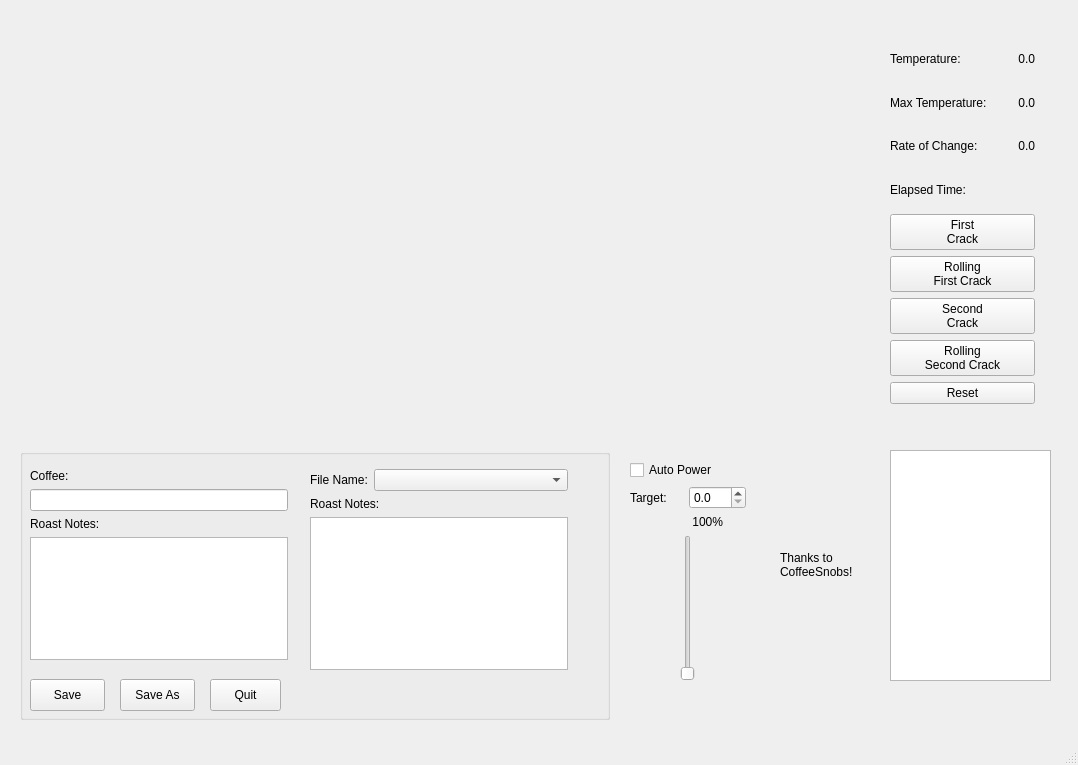
<?xml version="1.0" encoding="UTF-8"?>
<ui version="4.0">
 <class>MainWindow</class>
 <widget class="QMainWindow" name="MainWindow">
  <property name="geometry">
   <rect>
    <x>0</x>
    <y>0</y>
    <width>1078</width>
    <height>765</height>
   </rect>
  </property>
  <property name="windowTitle">
   <string>MainWindow</string>
  </property>
  <widget class="QWidget" name="centralwidget">
   <widget class="QWidget" name="layoutWidget">
    <property name="geometry">
     <rect>
      <x>890</x>
      <y>40</y>
      <width>145</width>
      <height>364</height>
     </rect>
    </property>
    <layout class="QVBoxLayout" name="verticalLayout">
     <item>
      <layout class="QHBoxLayout" name="horizontalLayout">
       <item>
        <widget class="QLabel" name="label_6">
         <property name="text">
          <string>Temperature:</string>
         </property>
        </widget>
       </item>
       <item>
        <widget class="QLabel" name="tCurrentTemperature_2">
         <property name="text">
          <string>0.0</string>
         </property>
         <property name="alignment">
          <set>Qt::AlignRight|Qt::AlignTrailing|Qt::AlignVCenter</set>
         </property>
        </widget>
       </item>
      </layout>
     </item>
     <item>
      <layout class="QHBoxLayout" name="horizontalLayout_2">
       <item>
        <widget class="QLabel" name="label_4">
         <property name="text">
          <string>Max Temperature:</string>
         </property>
        </widget>
       </item>
       <item>
        <widget class="QLabel" name="tMaxTemperature">
         <property name="text">
          <string>0.0</string>
         </property>
         <property name="alignment">
          <set>Qt::AlignRight|Qt::AlignTrailing|Qt::AlignVCenter</set>
         </property>
        </widget>
       </item>
      </layout>
     </item>
     <item>
      <layout class="QHBoxLayout" name="horizontalLayout_3">
       <item>
        <widget class="QLabel" name="label">
         <property name="text">
          <string>Rate of Change:</string>
         </property>
        </widget>
       </item>
       <item>
        <widget class="QLabel" name="tRateOfChange">
         <property name="text">
          <string>0.0</string>
         </property>
         <property name="alignment">
          <set>Qt::AlignRight|Qt::AlignTrailing|Qt::AlignVCenter</set>
         </property>
        </widget>
       </item>
      </layout>
     </item>
     <item>
      <widget class="QLabel" name="label_5">
       <property name="text">
        <string>Elapsed Time:</string>
       </property>
      </widget>
     </item>
     <item>
      <widget class="KPushButton" name="bFirstCrack">
       <property name="sizePolicy">
        <sizepolicy hsizetype="Minimum" vsizetype="Maximum">
         <horstretch>0</horstretch>
         <verstretch>1</verstretch>
        </sizepolicy>
       </property>
       <property name="text">
        <string>First
Crack</string>
       </property>
      </widget>
     </item>
     <item>
      <widget class="KPushButton" name="bRollingFirstCrack">
       <property name="sizePolicy">
        <sizepolicy hsizetype="Minimum" vsizetype="Maximum">
         <horstretch>0</horstretch>
         <verstretch>1</verstretch>
        </sizepolicy>
       </property>
       <property name="text">
        <string>Rolling
First Crack</string>
       </property>
      </widget>
     </item>
     <item>
      <widget class="KPushButton" name="bSecondCrack">
       <property name="sizePolicy">
        <sizepolicy hsizetype="Minimum" vsizetype="Maximum">
         <horstretch>0</horstretch>
         <verstretch>1</verstretch>
        </sizepolicy>
       </property>
       <property name="text">
        <string>Second
Crack</string>
       </property>
      </widget>
     </item>
     <item>
      <widget class="KPushButton" name="bRollingSecondCrack">
       <property name="sizePolicy">
        <sizepolicy hsizetype="Minimum" vsizetype="Maximum">
         <horstretch>0</horstretch>
         <verstretch>1</verstretch>
        </sizepolicy>
       </property>
       <property name="text">
        <string>Rolling
Second Crack</string>
       </property>
      </widget>
     </item>
     <item>
      <widget class="KPushButton" name="bReset">
       <property name="text">
        <string>Reset</string>
       </property>
      </widget>
     </item>
    </layout>
   </widget>
   <widget class="KPlotWidget" name="TemperaturePlot">
    <property name="geometry">
     <rect>
      <x>20</x>
      <y>10</y>
      <width>831</width>
      <height>411</height>
     </rect>
    </property>
    <property name="sizePolicy">
     <sizepolicy hsizetype="Maximum" vsizetype="Fixed">
      <horstretch>1</horstretch>
      <verstretch>3</verstretch>
     </sizepolicy>
    </property>
    <property name="minimumSize">
     <size>
      <width>600</width>
      <height>300</height>
     </size>
    </property>
    <property name="maximumSize">
     <size>
      <width>2000</width>
      <height>2000</height>
     </size>
    </property>
    <property name="sizeIncrement">
     <size>
      <width>1</width>
      <height>1</height>
     </size>
    </property>
    <property name="baseSize">
     <size>
      <width>0</width>
      <height>0</height>
     </size>
    </property>
    <property name="font">
     <font>
      <pointsize>12</pointsize>
     </font>
    </property>
    <property name="backgroundColor" stdset="0">
     <color>
      <red>0</red>
      <green>0</green>
      <blue>0</blue>
     </color>
    </property>
    <zorder>groupBox</zorder>
   </widget>
   <widget class="QGroupBox" name="groupBox">
    <property name="geometry">
     <rect>
      <x>20</x>
      <y>449</y>
      <width>590</width>
      <height>271</height>
     </rect>
    </property>
    <property name="sizePolicy">
     <sizepolicy hsizetype="Preferred" vsizetype="Preferred">
      <horstretch>0</horstretch>
      <verstretch>0</verstretch>
     </sizepolicy>
    </property>
    <property name="minimumSize">
     <size>
      <width>590</width>
      <height>270</height>
     </size>
    </property>
    <property name="maximumSize">
     <size>
      <width>931</width>
      <height>300</height>
     </size>
    </property>
    <property name="title">
     <string/>
    </property>
    <property name="flat">
     <bool>true</bool>
    </property>
    <widget class="KPushButton" name="bSave">
     <property name="geometry">
      <rect>
       <x>10</x>
       <y>230</y>
       <width>75</width>
       <height>32</height>
      </rect>
     </property>
     <property name="sizePolicy">
      <sizepolicy hsizetype="Fixed" vsizetype="Fixed">
       <horstretch>0</horstretch>
       <verstretch>0</verstretch>
      </sizepolicy>
     </property>
     <property name="text">
      <string>Save</string>
     </property>
    </widget>
    <widget class="KPushButton" name="bSaveAs">
     <property name="geometry">
      <rect>
       <x>100</x>
       <y>230</y>
       <width>75</width>
       <height>32</height>
      </rect>
     </property>
     <property name="sizePolicy">
      <sizepolicy hsizetype="Fixed" vsizetype="Fixed">
       <horstretch>0</horstretch>
       <verstretch>0</verstretch>
      </sizepolicy>
     </property>
     <property name="text">
      <string>Save As</string>
     </property>
    </widget>
    <widget class="KPushButton" name="bQuit">
     <property name="geometry">
      <rect>
       <x>190</x>
       <y>230</y>
       <width>71</width>
       <height>32</height>
      </rect>
     </property>
     <property name="text">
      <string>Quit</string>
     </property>
    </widget>
    <widget class="QWidget" name="">
     <property name="geometry">
      <rect>
       <x>290</x>
       <y>20</y>
       <width>258</width>
       <height>201</height>
      </rect>
     </property>
     <layout class="QVBoxLayout" name="verticalLayout_3">
      <item>
       <layout class="QHBoxLayout" name="horizontalLayout_4">
        <item>
         <widget class="QLabel" name="label_2">
          <property name="enabled">
           <bool>true</bool>
          </property>
          <property name="sizePolicy">
           <sizepolicy hsizetype="Maximum" vsizetype="Preferred">
            <horstretch>0</horstretch>
            <verstretch>0</verstretch>
           </sizepolicy>
          </property>
          <property name="font">
           <font>
            <kerning>true</kerning>
           </font>
          </property>
          <property name="text">
           <string>File Name:</string>
          </property>
         </widget>
        </item>
        <item>
         <widget class="QComboBox" name="comboBox"/>
        </item>
       </layout>
      </item>
      <item>
       <widget class="QLabel" name="label_10">
        <property name="text">
         <string>Roast Notes:</string>
        </property>
       </widget>
      </item>
      <item>
       <widget class="QTextEdit" name="notes_2"/>
      </item>
     </layout>
    </widget>
    <widget class="QWidget" name="">
     <property name="geometry">
      <rect>
       <x>10</x>
       <y>20</y>
       <width>258</width>
       <height>191</height>
      </rect>
     </property>
     <layout class="QVBoxLayout" name="verticalLayout_4">
      <item>
       <widget class="QLabel" name="label_8">
        <property name="text">
         <string>Coffee:</string>
        </property>
       </widget>
      </item>
      <item>
       <widget class="QLineEdit" name="coffee"/>
      </item>
      <item>
       <widget class="QLabel" name="label_9">
        <property name="text">
         <string>Roast Notes:</string>
        </property>
       </widget>
      </item>
      <item>
       <widget class="QTextEdit" name="notes"/>
      </item>
     </layout>
    </widget>
    <zorder>label_10</zorder>
    <zorder>bSave</zorder>
    <zorder>bSaveAs</zorder>
    <zorder>bQuit</zorder>
    <zorder>coffee</zorder>
    <zorder>label_8</zorder>
    <zorder>notes_2</zorder>
    <zorder>label_9</zorder>
    <zorder>notes</zorder>
   </widget>
   <widget class="QLabel" name="CSLogo">
    <property name="geometry">
     <rect>
      <x>780</x>
      <y>430</y>
      <width>86</width>
      <height>270</height>
     </rect>
    </property>
    <property name="maximumSize">
     <size>
      <width>171</width>
      <height>16777215</height>
     </size>
    </property>
    <property name="text">
     <string>Thanks to
CoffeeSnobs!</string>
    </property>
   </widget>
   <widget class="KTextBrowser" name="tMessages">
    <property name="geometry">
     <rect>
      <x>890</x>
      <y>450</y>
      <width>161</width>
      <height>231</height>
     </rect>
    </property>
   </widget>
   <widget class="QWidget" name="">
    <property name="geometry">
     <rect>
      <x>630</x>
      <y>460</y>
      <width>116</width>
      <height>221</height>
     </rect>
    </property>
    <layout class="QVBoxLayout" name="verticalLayout_2">
     <item>
      <widget class="QCheckBox" name="cAutoPower">
       <property name="text">
        <string>Auto Power</string>
       </property>
      </widget>
     </item>
     <item>
      <layout class="QHBoxLayout" name="horizontalLayout_5">
       <item>
        <widget class="QLabel" name="label_7">
         <property name="text">
          <string>Target:</string>
         </property>
        </widget>
       </item>
       <item>
        <widget class="QDoubleSpinBox" name="vTarget">
         <property name="decimals">
          <number>1</number>
         </property>
         <property name="maximum">
          <double>400.000000000000000</double>
         </property>
         <property name="singleStep">
          <double>0.100000000000000</double>
         </property>
        </widget>
       </item>
      </layout>
     </item>
     <item alignment="Qt::AlignHCenter">
      <widget class="QLabel" name="tPower">
       <property name="sizePolicy">
        <sizepolicy hsizetype="Preferred" vsizetype="Preferred">
         <horstretch>0</horstretch>
         <verstretch>0</verstretch>
        </sizepolicy>
       </property>
       <property name="minimumSize">
        <size>
         <width>70</width>
         <height>0</height>
        </size>
       </property>
       <property name="text">
        <string>100%</string>
       </property>
       <property name="alignment">
        <set>Qt::AlignRight|Qt::AlignTrailing|Qt::AlignVCenter</set>
       </property>
      </widget>
     </item>
     <item alignment="Qt::AlignHCenter">
      <widget class="QSlider" name="sPowerSlider">
       <property name="orientation">
        <enum>Qt::Vertical</enum>
       </property>
      </widget>
     </item>
    </layout>
   </widget>
  </widget>
  <widget class="QMenuBar" name="menubar">
   <property name="geometry">
    <rect>
     <x>0</x>
     <y>0</y>
     <width>1078</width>
     <height>19</height>
    </rect>
   </property>
  </widget>
  <widget class="QStatusBar" name="statusbar"/>
 </widget>
 <customwidgets>
  <customwidget>
   <class>KPlotWidget</class>
   <extends>QFrame</extends>
   <header>kplotwidget.h</header>
   <container>1</container>
  </customwidget>
  <customwidget>
   <class>KPushButton</class>
   <extends>QPushButton</extends>
   <header>kpushbutton.h</header>
  </customwidget>
  <customwidget>
   <class>KTextBrowser</class>
   <extends>QTextBrowser</extends>
   <header>ktextbrowser.h</header>
  </customwidget>
 </customwidgets>
 <resources/>
 <connections/>
</ui>
